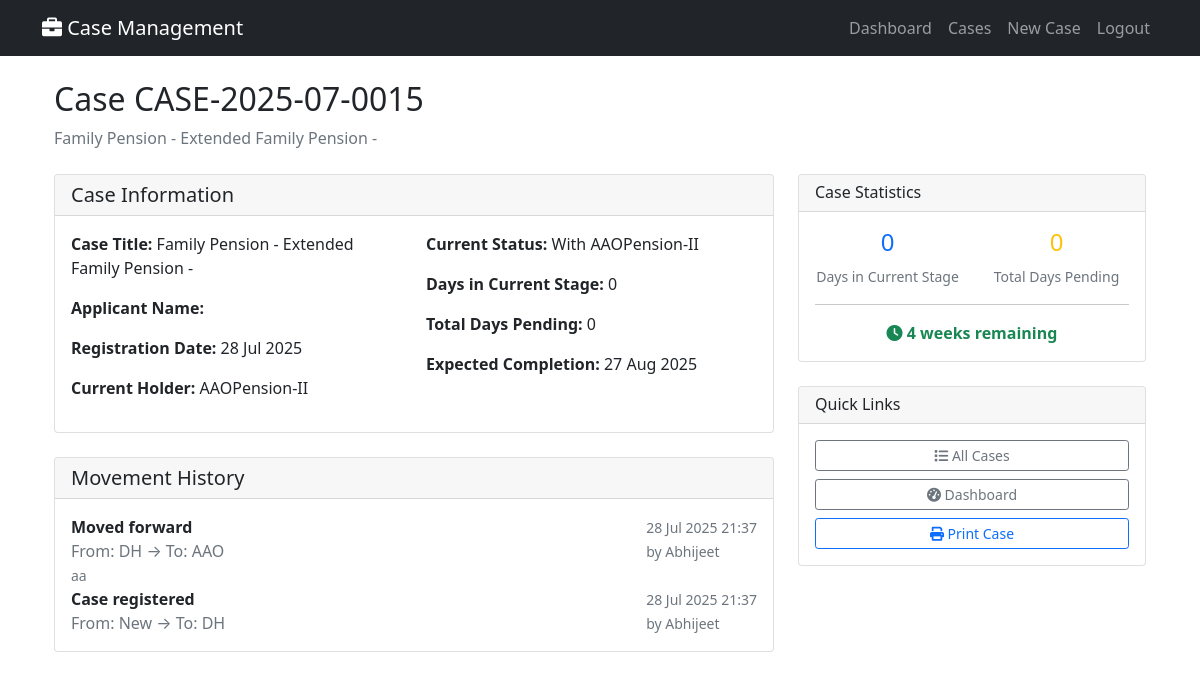
The page /cases/CASE-2025-07-0015/enhanced/ (signed in) on the database its author committed.
### cases/models.py (models this page shows, shortened)
class Case(models.Model):
    PRIORITY_CHOICES = [
        ('High', 'High'),
        ('Medium', 'Medium'),
        ('Low', 'Low'),
    ]
    STATUS_COLORS = [
        ('Green', 'Green'),
        ('Orange', 'Orange'),
        ('Red', 'Red'),
        ('Blue', 'Blue'),
    ]
    MODE_OF_RECEIPT_CHOICES = [
        ('by_post', 'By Post'),
        ('by_hand', 'By Hand'),
        ('online', 'Online'),
        ('offline', 'Offline'),
        ('email', 'Email'),
        ('in_person', 'In Person'),
    ]
    TYPE_OF_CORRECTION_CHOICES = [
        ('change_of_address', 'Change Of Address'),
        ('change_dob_family', 'Change / Correction of DOB of Family Pensioner'),
        ('change_name', 'Change / Correction of Name of the Pensioner / Family Pensioner'),
        ('other', 'Other'),
    ]
    FRESH_COMPLIANCE_CHOICES = [
        ('fresh', 'Fresh Case'),
        ('compliance', 'Compliance'),
    ]
    TYPE_OF_EMPLOYEE_CHOICES = [
        ('MTNL_IDA', 'MTNL IDA'),
        ('MTNL_CDA', 'MTNL CDA'),
        ('DOT_CDA', 'DOT CDA'),
    ]
    TYPE_OF_PENSION_CHOICES = [
        ('MTNL-IDA', 'MTNL-IDA'),
        ('DOT-CDA', 'DOT-CDA'),
    ]
    TYPE_OF_PENSIONER_CHOICES = [
        ('Superannuation/VR', 'Superannuation / VR'),
        ('Family Pensioner', 'Family Pensioner'),
    ]
    case_id = models.CharField(max_length=50, unique=True, db_index=True)
    registration_date = models.DateTimeField(default=timezone.now)
    case_type = models.ForeignKey(CaseType, on_delete=models.CASCADE)
    sub_category = models.CharField(max_length=100)
    case_title = models.CharField(max_length=500)
    case_description = models.TextField()
    applicant_name = models.CharField(max_length=200)
    ppo_master = models.ForeignKey(PPOMaster, on_delete=models.SET_NULL, null=True, blank=True)
    priority = models.CharField(max_length=10, choices=PRIORITY_CHOICES, default='Medium')
    current_status = models.CharField(max_length=200)
    current_holder = models.ForeignKey(UserProfile, on_delete=models.CASCADE, related_name='current_cases')
    days_in_current_stage = models.IntegerField(default=0)
    total_days_pending = models.IntegerField(default=0)
    expected_completion = models.DateTimeField()
    actual_completion = models.DateTimeField(null=True, blank=True)
    status_color = models.CharField(max_length=10, choices=STATUS_COLORS, default='Green')
    is_completed = models.BooleanField(default=False)
    created_by = models.ForeignKey(User, on_delete=models.CASCADE, related_name='created_cases')
    last_updated_by = models.ForeignKey(User, on_delete=models.CASCADE, related_name='updated_cases')
    last_update_date = models.DateTimeField(auto_now=True)
    ppo_number = models.CharField(max_length=20, blank=True)
    name_pensioner = models.CharField(max_length=200, blank=True)
    mobile_number = models.CharField(max_length=15, blank=True)
    last_lc_done_date = models.DateField(null=True, blank=True)
    kyp_flag = models.BooleanField(default=False)
    mode_of_receipt = models.CharField(max_length=20, choices=MODE_OF_RECEIPT_CHOICES, blank=True)
    date_of_death = models.DateField(null=True, blank=True)
    name_claimant = models.CharField(max_length=200, blank=True)
    relationship = models.CharField(max_length=50, blank=True)
    service_book_enclosed = models.BooleanField(default=False)
    type_of_correction = models.CharField(max_length=30, choices=TYPE_OF_CORRECTION_CHOICES, blank=True)
    original_ppo_submitted = models.BooleanField(default=False)
    fresh_or_compliance = models.CharField(max_length=20, choices=FRESH_COMPLIANCE_CHOICES, blank=True)
    type_of_employee = models.CharField(max_length=20, choices=TYPE_OF_EMPLOYEE_CHOICES, blank=True)
    retiring_employee = models.ForeignKey('RetiringEmployee', on_delete=models.SET_NULL, null=True, blank=True)
    type_of_pension = models.CharField(max_length=20, choices=TYPE_OF_PENSION_CHOICES, blank=True)
    type_of_pensioner = models.CharField(max_length=30, choices=TYPE_OF_PENSIONER_CHOICES, blank=True)
    date_of_retirement = models.DateField(null=True, blank=True)
    objects = CaseManager()
    class Meta:
        ordering = ['-registration_date']
        indexes = [
            models.Index(fields=['case_id']),
            models.Index(fields=['ppo_number']),
            models.Index(fields=['current_holder', 'is_completed']),
            models.Index(fields=['priority', 'status_color']),
            models.Index(fields=['registration_date']),
        ]

class CaseType(models.Model):
    WORKFLOW_TYPES = [
        ('Type_A', 'Type A: DH → AAO → AO'),
        ('Type_B', 'Type B: DH → AAO → AO → Jt.CCA'),
        ('Type_C', 'Type C: DH → AAO → AO → Jt.CCA → CCA'),
        ('Type_Extended', 'Type Extended: DH → AAO → AO → Dy.CCA → Jt.CCA → CCA → Pr.CCA'),
    ]
    PRIORITY_CHOICES = [
        ('High', 'High'),
        ('Medium', 'Medium'),
        ('Low', 'Low'),
    ]
    name = models.CharField(max_length=100, unique=True)
    sub_categories = models.TextField(help_text="Comma-separated sub-categories")
    priority = models.CharField(max_length=10, choices=PRIORITY_CHOICES, default='Medium')
    expected_days = models.IntegerField(default=30)
    workflow_type = models.CharField(max_length=20, choices=WORKFLOW_TYPES, default='Type_A')
    is_active = models.BooleanField(default=True)

class UserProfile(models.Model):
    ROLE_CHOICES = [
        ('DH', 'Dealing Hand'),
        ('AAO', 'Assistant Accounts Officer'),
        ('AO', 'Accounts Officer'),
        ('Dy.CCA', 'Deputy Chief Controller of Accounts'),
        ('Jt.CCA', 'Joint Chief Controller of Accounts'),
        ('CCA', 'Chief Controller of Accounts'),
        ('Pr.CCA', 'Principal Chief Controller of Accounts'),
        ('ADMIN', 'Administrator'),
    ]
    user = models.OneToOneField(User, on_delete=models.CASCADE)
    role = models.CharField(max_length=10, choices=ROLE_CHOICES)
    phone = models.CharField(max_length=15, blank=True)
    department = models.CharField(max_length=100, blank=True)
    is_active_holder = models.BooleanField(default=True)

class CaseMovement(models.Model):
    case = models.ForeignKey(Case, on_delete=models.CASCADE, related_name='movements')
    movement_date = models.DateTimeField(default=timezone.now)
    from_stage = models.CharField(max_length=100)
    to_stage = models.CharField(max_length=100)
    from_holder = models.ForeignKey(UserProfile, on_delete=models.CASCADE, related_name='movements_from', null=True, blank=True)
    to_holder = models.ForeignKey(UserProfile, on_delete=models.CASCADE, related_name='movements_to')
    action = models.CharField(max_length=200)
    comments = models.TextField(blank=True)
    days_in_previous_stage = models.IntegerField(default=0)
    updated_by = models.ForeignKey(User, on_delete=models.CASCADE)
    class Meta:
        ordering = ['-movement_date']

### cases/views.py (the view)
# urls.py: path('cases/<str:case_id>/enhanced/', views.case_detail_enhanced, name='enhanced_case_detail'),  # Changed from 'case/' to 'cases/'
@login_required
def case_detail_enhanced(request, case_id):
    case = get_object_or_404(Case, case_id=case_id)
    user_profile = request.user.userprofile
    if user_profile.role != 'ADMIN' and case.current_holder != user_profile:
        messages.error(request, 'You do not have permission to view this case.')
        return redirect('dashboard')
    milestone_progress = None
    try:
        if hasattr(case, 'get_milestone_progress'):
            milestone_progress = case.get_milestone_progress()
    except Exception as e:
        print(f"Milestone system not available: {e}")
    dynamic_data = {}
    try:
        if hasattr(case, 'get_dynamic_field_data'):
            dynamic_data = case.get_dynamic_field_data()
        else:
            field_data = CaseFieldData.objects.filter(case=case)
            for field in field_data:
                dynamic_data[field.field_name] = {
                    'label': field.field_name.replace('_', ' ').title(),
                    'value': field.field_value,
                    'type': 'text'
                }
    except Exception as e:
        print(f"Dynamic fields not available: {e}")
    movements = CaseMovement.objects.filter(case=case).order_by('-movement_date')[:10]
    context = {
        'case': case,
        'milestone_progress': milestone_progress,
        'dynamic_data': dynamic_data,
        'movements': movements,
        'can_edit': case.current_holder == user_profile,
    }
    return render(request, 'cases/case_detail_enhanced.html', context)

### cases/models.py (called while the page is built)
    def get_queryset(self):
        return CaseQuerySet(self.model, using=self._db)

### templates/cases/case_detail_enhanced.html (shortened to what this page needs)
{% extends "base.html" %}
{% load static %}
{% block content %}
<div class="container-fluid">
    <div class="row">
        <div class="col-12">
            <div class="d-flex justify-content-between align-items-center mb-4">
                <div>
                    <h2>Case {{ case.case_id }}</h2>
                    <p class="text-muted mb-0">{{ case.case_type.name }} - {{ case.sub_category }}</p>
                </div>
                <div>
                    <span class="badge badge-{% if case.priority == 'High' %}danger{% elif case.priority == 'Medium' %}warning{% else %}success{% endif %} mr-2">
                    </span>
                    {% if case.is_completed %}
                        <span class="badge badge-success">Completed</span>
                    {% else %}
                        <span class="badge badge-warning">In Progress</span>
                    {% endif %}
                </div>
            </div>
        </div>
    </div>
    <div class="row">
        <div class="col-md-8">
            <div class="card mb-4">
                <div class="card-header">
                    <h5 class="mb-0">Case Information</h5>
                </div>
                <div class="card-body">
                    <div class="row">
                        <div class="col-md-6">
                            <p><strong>Case Title:</strong> {{ case.case_title }}</p>
                            <p><strong>Applicant Name:</strong> {{ case.applicant_name }}</p>
                            <p><strong>Registration Date:</strong> {{ case.registration_date|date:"d M Y" }}</p>
                            <p><strong>Current Holder:</strong> {{ case.current_holder.user.get_full_name|default:case.current_holder.user.username }}</p>
                        </div>
                        <div class="col-md-6">
                            <p><strong>Current Status:</strong> {{ case.current_status }}</p>
                            <p><strong>Days in Current Stage:</strong> {{ case.days_in_current_stage }}</p>
                            <p><strong>Total Days Pending:</strong> {{ case.total_days_pending }}</p>
                            {% if case.expected_completion %}
                                <p><strong>Expected Completion:</strong> {{ case.expected_completion|date:"d M Y" }}</p>
                            {% endif %}
                        </div>
                    </div>
                </div>
            </div>
            <div class="card">
                <div class="card-header">
                    <h5 class="mb-0">Movement History</h5>
                </div>
                <div class="card-body movement-history">
                    {% if movements %}
                        {% for movement in movements %}
                            <div class="movement-item">
                                <div class="d-flex justify-content-between align-items-start">
                                    <div>
                                        <strong>{{ movement.action }}</strong>
                                        <br>
                                        <span class="text-muted">
                                            From: {{ movement.from_stage }}
                                            {% if movement.to_stage != movement.from_stage %}
                                                → To: {{ movement.to_stage }}
                                            {% endif %}
                                        </span>
                                        {% if movement.comments %}
                                            <br>
                                            <small class="text-muted">{{ movement.comments }}</small>
                                        {% endif %}
                                    </div>
                                    <div class="text-right">
                                        <small class="text-muted">
                                            {{ movement.movement_date|date:"d M Y H:i" }}
                                            <br>
                                            by {{ movement.updated_by.get_full_name|default:movement.updated_by.username }}
                                        </small>
                                    </div>
                                </div>
                            </div>
                        {% endfor %}
                    {% else %}
                        <p class="text-muted">No movement history available.</p>
                    {% endif %}
                </div>
            </div>
        </div>
        <div class="col-md-4">
            <div class="card mb-4">
                <div class="card-header">
                    <h6 class="mb-0">Case Statistics</h6>
                </div>
                <div class="card-body">
                    <div class="row text-center">
                        <div class="col-6">
                            <h4 class="text-primary">{{ case.days_in_current_stage }}</h4>
                            <small class="text-muted">Days in Current Stage</small>
                        </div>
                        <div class="col-6">
                            <h4 class="text-warning">{{ case.total_days_pending }}</h4>
                            <small class="text-muted">Total Days Pending</small>
                        </div>
                    </div>
                    {% if case.expected_completion %}
                        <hr>
                        <div class="text-center">
                            {% now "Y-m-d" as today %}
                            {% if case.expected_completion|date:"Y-m-d" < today and not case.is_completed %}
                                <div class="text-danger">
                                    <i class="fas fa-exclamation-triangle"></i>
                                    <strong>Overdue by {{ case.expected_completion|timesince }}</strong>
                                </div>
                            {% elif not case.is_completed %}
                                <div class="text-success">
                                    <i class="fas fa-clock"></i>
                                    <strong>{{ case.expected_completion|timeuntil }} remaining</strong>
                                </div>
                            {% endif %}
                        </div>
                    {% endif %}
                </div>
            </div>
            <div class="card">
                <div class="card-header">
                    <h6 class="mb-0">Quick Links</h6>
                </div>
                <div class="card-body">
                    <div class="d-grid gap-2">
                        <a href="{% url 'case_list' %}" class="btn btn-outline-secondary btn-sm">
                            <i class="fas fa-list"></i> All Cases
                        </a>
                        <a href="{% url 'dashboard' %}" class="btn btn-outline-secondary btn-sm">
                            <i class="fas fa-tachometer-alt"></i> Dashboard
                        </a>
                        <button class="btn btn-outline-primary btn-sm" onclick="printCase()">
                            <i class="fas fa-print"></i> Print Case
                        </button>
                    </div>
                </div>
            </div>
        </div>
    </div>
</div>
{% endblock %}

### rows shown on the page
Case: case_id "CASE-2025-07-0015", case_type.name "Family Pension - Extended Family Pension", case_title "Family Pension - Extended Family Pension -", registration_date "28 Jul 2025", current_holder.user.get_full_name "AAOPension-II", current_status "With AAOPension-II", days_in_current_stage "0", total_days_pending "0", expected_completion "27 Aug 2025", expected_completion "4 weeks"
CaseMovement: action "Moved forward", from_stage "DH", to_stage "AAO", comments "aa", movement_date "28 Jul 2025 21:37", updated_by.get_full_name "Abhijeet"
CaseMovement: action "Case registered", from_stage "New", to_stage "DH", movement_date "28 Jul 2025 21:37", updated_by.get_full_name "Abhijeet"
